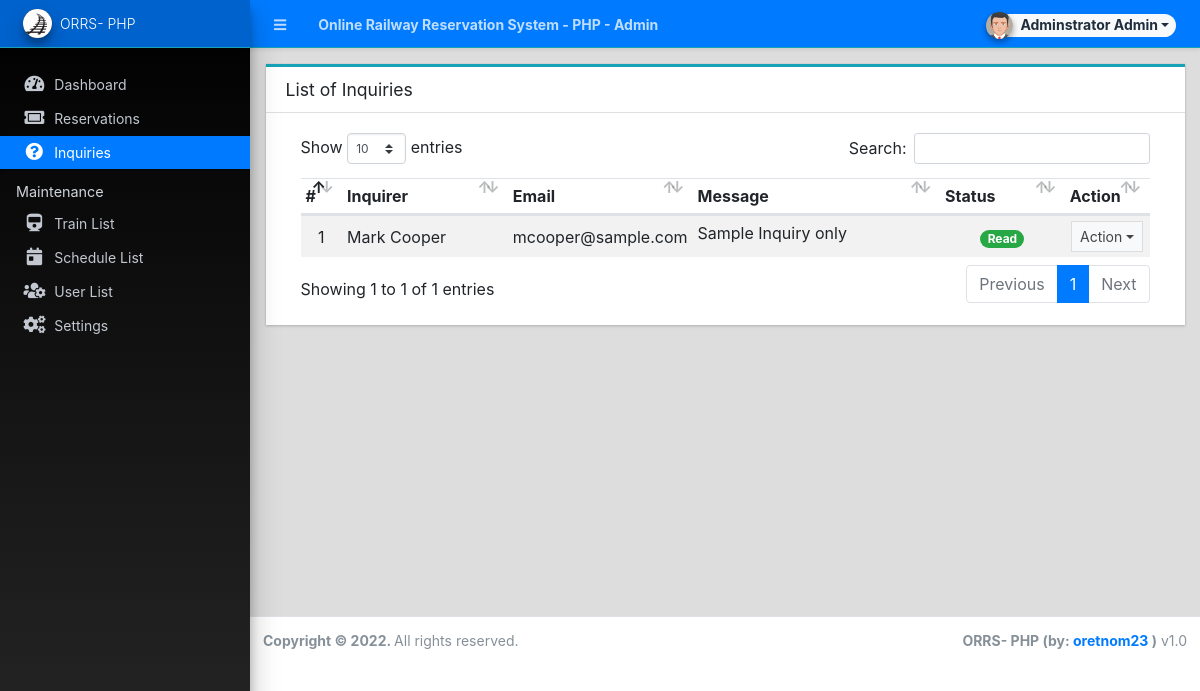
The page /admin/?page=inquiries (signed in) on the database as committed earlier.
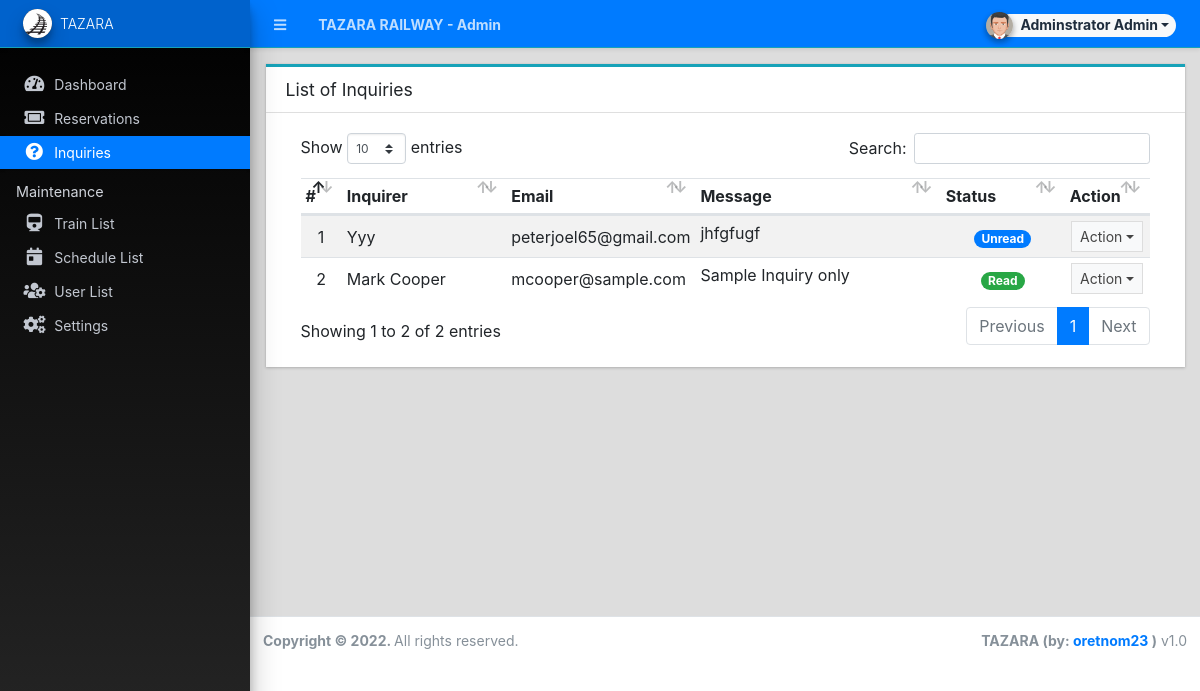
The same page on the database as committed later.
### tables this page shows
CREATE TABLE `message_list` (
  `id` int(30) NOT NULL,
  `fullname` text NOT NULL,
  `contact` text NOT NULL,
  `email` text NOT NULL,
  `message` text NOT NULL,
  `status` tinyint(1) NOT NULL DEFAULT 0,
  `date_created` datetime NOT NULL DEFAULT current_timestamp()
);

### config.php (called while the page is built, shortened)
<?php
require_once('classes/DBConnection.php');
require_once('classes/SystemSettings.php');
function validate_image($file){
	if(!empty($file)){
        $ex = explode('?',$file);
        $file = $ex[0];
        $param =  isset($ex[1]) ? '?'.$ex[1]  : '';
		if(is_file(base_app.$file)){
			return base_url.$file.$param;
		}else{
			return base_url.'dist/img/no-image-available.png';
		}
	}else{
		return base_url.'dist/img/no-image-available.png';
	}
}
function isMobileDevice(){
    $aMobileUA = array(
        '/iphone/i' => 'iPhone',
        '/ipod/i' => 'iPod',
        '/ipad/i' => 'iPad',
        '/android/i' => 'Android',
        '/blackberry/i' => 'BlackBerry',
        '/webos/i' => 'Mobile'
    );
    return false;
}
?>

### classes/DBConnection.php (called while the page is built, shortened)
<?php
class DBConnection{
    private $host = DB_SERVER;
    private $username = DB_USERNAME;
    private $password = DB_PASSWORD;
    private $database = DB_NAME;
    public $conn;
    public function __construct(){
        if (!isset($this->conn)) {
            $this->conn = new mysqli($this->host, $this->username, $this->password, $this->database);
        }
    }
}
?>

### classes/SystemSettings.php (called while the page is built, shortened)
<?php
class SystemSettings extends DBConnection{
	function info($field=''){
		if(!empty($field)){
			if(isset($_SESSION['system_info'][$field]))
				return $_SESSION['system_info'][$field];
			else
				return false;
		}else{
			return false;
		}
	}
}
$_settings = new SystemSettings();
?>

### admin/inquiries/index.php (the view, shortened to what the changed rows need)
<div class="card card-outline card-info rounded-0">
	<div class="card-header">
		<h3 class="card-title">List of Inquiries</h3>
	</div>
	<div class="card-body">
		<div class="container-fluid">
        <div class="container-fluid">
			<table class="table table-hover table-striped">
				<colgroup>
					<col width="5%">
					<col width="20%">
					<col width="20%">
					<col width="30%">
					<col width="15%">
					<col width="10%">
				</colgroup>
				<thead>
					<tr>
						<th>#</th>
						<th>Inquirer</th>
						<th>Email</th>
						<th>Message</th>
						<th>Status</th>
						<th>Action</th>
					</tr>
				</thead>
				<tbody>
					<?php
						$i = 1;
						$qry = $conn->query("SELECT * from `message_list`  order by status asc, unix_timestamp(date_created) desc ");
						while($row = $qry->fetch_assoc()):
					?>
						<tr>
							<td class="text-center"><?php echo $i++; ?></td>
							<td><?php echo ucwords($row['fullname']) ?></td>
							<td><?php echo ($row['email']) ?></td>
							<td class="truncate-1"><?php echo ($row['message']) ?></td>
							<td class="text-center">
								<?php if($row['status'] == 1): ?>
									<span class="badge badge-pill badge-success">Read</span>
								<?php else: ?>
								<span class="badge badge-pill badge-primary">Unread</span>
								<?php endif; ?>
							</td>
							<td align="center">
								 <button type="button" class="btn btn-flat btn-default btn-sm dropdown-toggle dropdown-icon" data-toggle="dropdown">
				                  		Action
				                  </button>
							</td>
						</tr>
					<?php endwhile; ?>
				</tbody>
			</table>
		</div>
		</div>
	</div>
</div>

### admin/inc/topBarNav.php (shortened to what the changed rows need)
<nav class="main-header navbar navbar-expand navbar-dark border  border-info border-top-0  border-left-0 border-right-0 text-sm shadow-sm bg-primary">
  <ul class="navbar-nav">
    <li class="nav-item d-none d-sm-inline-block">
      <a href="<?php echo base_url ?>" class="nav-link"><b><?php echo (!isMobileDevice()) ? $_settings->info('name'):$_settings->info('short_name'); ?> - Admin</b></a>
    </li>
  </ul>
</nav>

### admin/inc/navigation.php (shortened to what the changed rows need)
<aside class="main-sidebar sidebar-dark-primary elevation-4 sidebar-no-expand bg-gradient-black">
  <a href="<?php echo base_url ?>admin" class="brand-link bg-transparent text-sm border-info shadow-sm bg-primary">
  <img src="<?php echo validate_image($_settings->info('logo'))?>" alt="Store Logo" class="brand-image img-circle elevation-3 bg-black" style="width: 1.8rem;height: 1.8rem;max-height: unset;object-fit:scale-down;object-position:center center">
  <span class="brand-text font-weight-light"><?php echo $_settings->info('short_name') ?></span>
  </a>
</aside>

### admin/inc/footer.php (shortened to what the changed rows need)
<footer class="main-footer text-sm">
        <div class="float-right d-none d-sm-inline-block">
          <b><?php echo $_settings->info('short_name') ?> (by: <a href="mailto:oretnom23@gmail.com" target="blank">oretnom23</a> )</b> v1.0
        </div>
      </footer>
    </div>

Rows that differ between the two databases and show on the page:
added message_list: fullname "Yyy", email "peterjoel65@gmail.com", message "jhfgfugf", status "Unread"
Other text that changed with them:
$_settings->info('name'): "Online Railway Reservation System - PHP" → "TAZARA RAILWAY"
$_settings->info('short_name'): "ORRS- PHP" → "TAZARA"
text written by a page script: "Show entries Search: Showing 1 to 1 of 1 entries Previous 1 Next" → "Show entries Search: Showing 1 to 2 of 2 entries Previous 1 Next"
